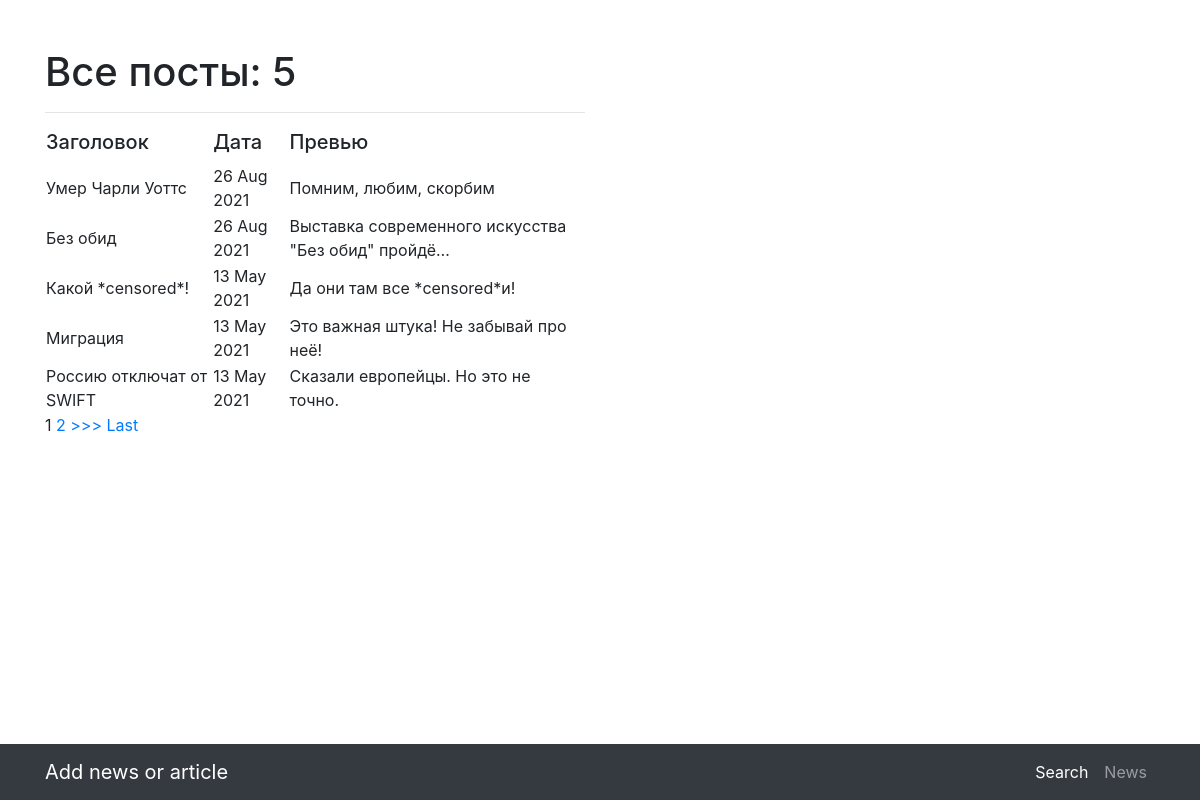
/home/, run on the app's committed database.
### news/models.py (models this page shows, shortened)
class Post(models.Model):
    author = models.ForeignKey(Author, on_delete = models.CASCADE)
    ARTICLE = 'AR'
    NEWS = 'NW'
    POSTTYPE = [
        (ARTICLE, 'article'),
        (NEWS, 'news'),
    ]
    post_type = models.CharField(
        max_length=2,
        choices=POSTTYPE,
        default=NEWS,
    )
    datetime = models.DateTimeField(auto_now_add = True)
    cathegory = models.ManyToManyField(Cathegory, through = 'PostCathegory')
    title = models.CharField(max_length = 128)
    text = models.TextField(default = '')
    post_ranking = models.FloatField(default = 0.0)

### news/views.py (the view)
# urls.py: path('', NewsList.as_view()),
class NewsList(ListView):
    model = Post
    template_name = 'news.html'
    context_object_name = 'news'
    ordering = ['-datetime']
    paginate_by = 5
    def get_context_data(self, **kwargs):  # забираем отфильтрованные объекты переопределяя метод get_context_data у наследуемого класса (привет, полиморфизм, мы скучали!!!)
        context = super().get_context_data(**kwargs)
        context['filter'] = PostFilter(self.request.GET, queryset=self.get_queryset())  # вписываем наш фильтр в контекст
        return context

### news/templatetags/custom_filters.py (called while the page is built)
@register.filter(name='censor')
def censor(value):
    for i in censor_list:
        value = value.replace(i, '*censored*')
    return value

### templates/news.html (shortened to what this page needs)
{% extends 'flatpages/default.html' %}
{% load custom_filters %}
{% block title %}
Все посты: {{ news|length }}
{% endblock title %}
{% block content %}
    <hr>
    {% if news %}
        <table>
            <tr>
                <td><h5>Заголовок </h5></td>
                <td><h5>Дата      </h5></td>
                <td><h5>Превью</h5></td>
            </tr>
        {% for newsdetail in news  %}
            <tr>
                <td>{{newsdetail.title|censor}}</td>
                <td>{{newsdetail.datetime|date:'d M Y' }}</td>
                <td>{{newsdetail.text|censor|truncatechars:50}}</td>
            </tr>
        {% endfor %}
        </table>
        {% if is_paginated %}
    {% for num in page_obj.paginator.page_range %}
        {% if page_obj.number == num %}
            <a>{{ num }}</a>
        {% elif num > page_obj.number|add:'-3' and num < page_obj.number|add:'3' %}
            <a href="?page={{ num }}">{{ num }}</a>
        {% endif %}
    {% endfor %}
    {% if page_obj.has_next %}
        <a href="?page={{ page_obj.next_page_number }}">>>></a>
        <a href="?page={{ page_obj.paginator.num_pages }}">Last</a>
    {% endif %}
{% endif %}
    {% else %}
        <h2> нет постов </h2>
    {% endif %}
{% endblock content %}

### data on the page
Post: title|censor "Умер Чарли Уоттс", datetime "26 Aug 2021", text|censor "Помним, любим, скорбим"
Post: title|censor "Без обид", datetime "26 Aug 2021", text|censor "Выставка современного искусства \"Без обид\" пройдё…"
Post: title|censor "Какой *censored*!", datetime "13 May 2021", text|censor "Да они там все *censored*и!"
Post: title|censor "Миграция", datetime "13 May 2021", text|censor "Это важная штука! Не забывай про неё!"
Post: title|censor "Россию отключат от SWIFT", datetime "13 May 2021", text|censor "Сказали европейцы. Но это не точно."

### other printed values
{{ news|length }} "5"
{{ num }} "1"
{{ num }} "2"
